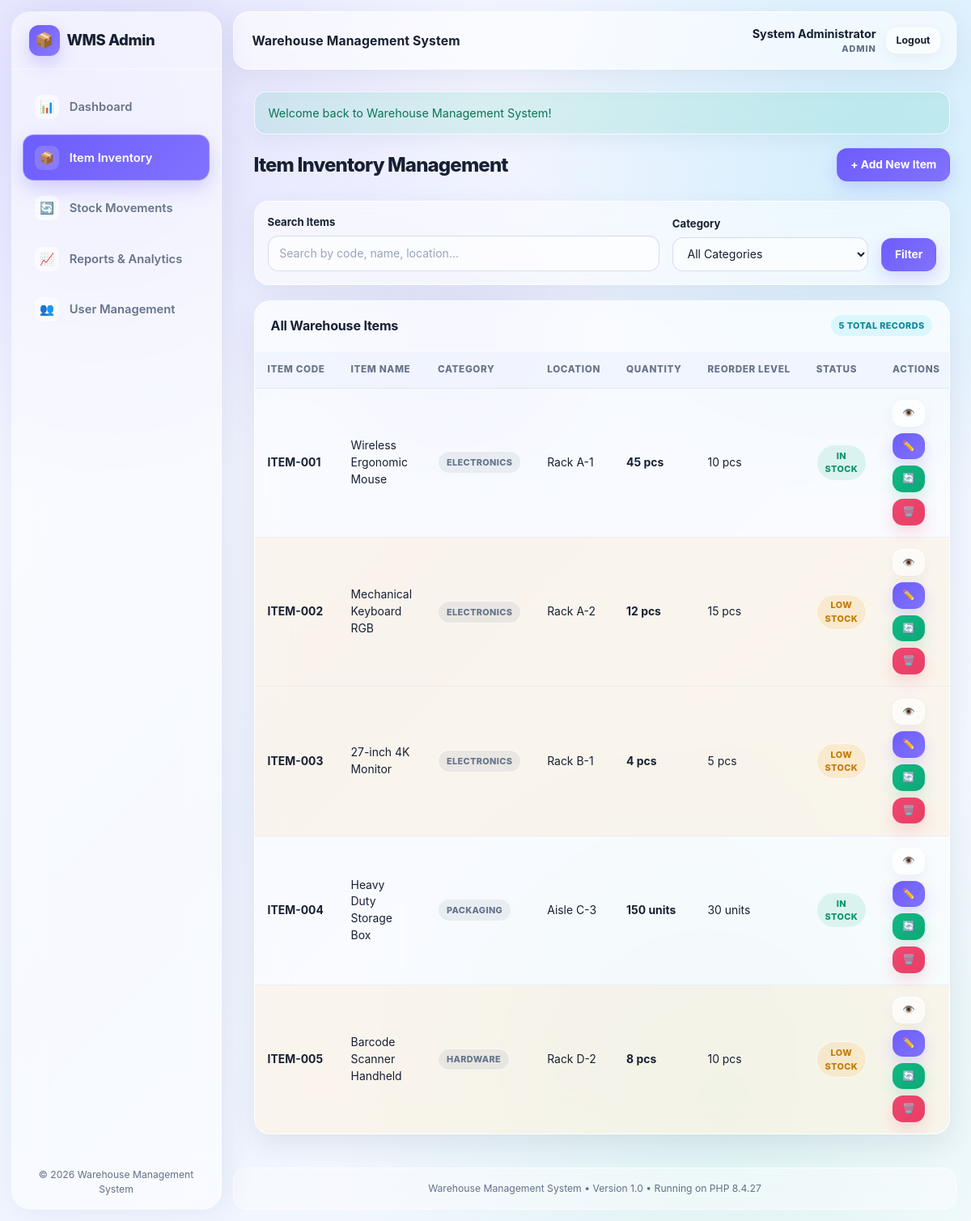
The page /admin/items.php (signed in) on the database its author committed.
### tables this page shows
CREATE TABLE IF NOT EXISTS `items` (
  `id` INT UNSIGNED AUTO_INCREMENT PRIMARY KEY,
  `item_code` VARCHAR(50) NOT NULL UNIQUE,
  `item_name` VARCHAR(150) NOT NULL,
  `category` VARCHAR(100) NOT NULL,
  `location` VARCHAR(100) NOT NULL,
  `quantity` INT NOT NULL DEFAULT 0,
  `unit` VARCHAR(20) NOT NULL DEFAULT 'pcs',
  `reorder_level` INT NOT NULL DEFAULT 5,
  `created_at` DATETIME NOT NULL DEFAULT CURRENT_TIMESTAMP,
  `updated_at` DATETIME NOT NULL DEFAULT CURRENT_TIMESTAMP ON UPDATE CURRENT_TIMESTAMP,
  CONSTRAINT `chk_quantity_nonnegative` CHECK (`quantity` >= 0),
  CONSTRAINT `chk_reorder_nonnegative` CHECK (`reorder_level` >= 0),
  INDEX `idx_item_code` (`item_code`),
  INDEX `idx_item_name` (`item_name`),
  INDEX `idx_category` (`category`),
  INDEX `idx_location` (`location`)
);

### includes/functions.php (called while the page is built, shortened)
<?php
function e(?string $value): string {
    return htmlspecialchars($value ?? '', ENT_QUOTES | ENT_SUBSTITUTE, 'UTF-8');
}
function url(string $path = ''): string {
    $cleanPath = '/' . ltrim($path, '/');
    return BASE_PATH . $cleanPath;
}
function format_number(int $number): string {
    return number_format($number);
}

### admin/items.php (the view, shortened to what this page needs)
<?php
$pdo = getDBConnection();
$action = $_GET['action'] ?? 'list';
$editItem = null;
$search = trim($_GET['search'] ?? '');
$sql = 'SELECT * FROM items WHERE 1=1';
$params = [];
$sql .= ' ORDER BY item_code ASC';
$stmt = $pdo->prepare($sql);
$stmt->execute($params);
$items = $stmt->fetchAll();
$categoriesStmt = $pdo->query('SELECT DISTINCT category FROM items ORDER BY category ASC');
$categories = $categoriesStmt->fetchAll(PDO::FETCH_COLUMN);
require_once __DIR__ . '/../includes/header.php';
?>
<div class="page-header">
    <h1 class="page-title">Item Inventory Management</h1>
    <?php if ($action !== 'add' && $action !== 'edit'): ?>
        <a href="<?= url('admin/items.php?action=add') ?>" class="btn btn-primary">+ Add New Item</a>
    <?php else: ?>
        <a href="<?= url('admin/items.php') ?>" class="btn btn-secondary">&larr; Back to Items List</a>
    <?php endif; ?>
</div>
<?php if ($action === 'add' || $action === 'edit'): ?>
    <div class="card">
        <div class="card-header">
            <h2 class="card-title"><?= $action === 'edit' ? 'Edit Item Details' : 'Create New Inventory Item' ?></h2>
        </div>
        <div class="card-body">
            <form action="<?= url('admin/items.php') ?>" method="POST">
                <?= csrf_field() ?>
                <?php if ($action === 'edit' && $editItem): ?>
                    <input type="hidden" name="action_edit" value="1">
                    <input type="hidden" name="item_id" value="<?= e((string)$editItem['id']) ?>">
                <?php else: ?>
                    <input type="hidden" name="action_add" value="1">
                <?php endif; ?>
                <div class="form-grid">
                    <div class="form-group">
                        <label for="item_code" class="form-label">Item Code <span class="text-danger">*</span></label>
                        <div style="display: flex; gap: 0.5rem;">
                            <input
                                type="text"
                                id="item_code"
                                name="item_code"
                                class="form-control"
                                value="<?= e($editItem ? $editItem['item_code'] : ($_POST['item_code'] ?? '')) ?>"
                                placeholder="e.g. ITEM-1001"
                                required
                            >
                            <?php if ($action === 'add'): ?>
                                <button type="button" class="btn btn-secondary btn-sm" id="js-generate-item-code" title="Auto Generate Code">
                                    Generate
                                </button>
                            <?php endif; ?>
                        </div>
                    </div>
                    <div class="form-group">
                        <label for="item_name" class="form-label">Item Name <span class="text-danger">*</span></label>
                        <input
                            type="text"
                            id="item_name"
                            name="item_name"
                            class="form-control"
                            value="<?= e($editItem ? $editItem['item_name'] : ($_POST['item_name'] ?? '')) ?>"
                            placeholder="e.g. Wireless Mouse"
                            required
                        >
                    </div>
                    <div class="form-group">
                        <label for="category" class="form-label">Category <span class="text-danger">*</span></label>
                        <input
                            type="text"
                            id="category"
                            name="category"
                            class="form-control"
                            value="<?= e($editItem ? $editItem['category'] : ($_POST['category'] ?? '')) ?>"
                            placeholder="e.g. Electronics, Hardware, Packaging"
                            list="category-suggestions"
                            required
                        >
                        <datalist id="category-suggestions">
                            <?php foreach ($categories as $cat): ?>
                                <option value="<?= e($cat) ?>">
                            <?php endforeach; ?>
                        </datalist>
                    </div>
                    <div class="form-group">
                        <label for="location" class="form-label">Storage Location <span class="text-danger">*</span></label>
                        <input
                            type="text"
                            id="location"
                            name="location"
                            class="form-control"
                            value="<?= e($editItem ? $editItem['location'] : ($_POST['location'] ?? '')) ?>"
                            placeholder="e.g. Shelf A-1, Bin 4"
                            required
                        >
                    </div>
                    <div class="form-group">
                        <label for="unit" class="form-label">Measurement Unit <span class="text-danger">*</span></label>
                        <input
                            type="text"
                            id="unit"
                            name="unit"
                            class="form-control"
                            value="<?= e($editItem ? $editItem['unit'] : ($_POST['unit'] ?? 'pcs')) ?>"
                            placeholder="pcs, boxes, kg, units"
                            required
                        >
                    </div>
                    <div class="form-group">
                        <label for="reorder_level" class="form-label">Reorder Alert Level <span class="text-danger">*</span></label>
                        <input
                            type="number"
                            id="reorder_level"
                            name="reorder_level"
                            class="form-control"
                            min="0"
                            value="<?= e((string)($editItem ? $editItem['reorder_level'] : ($_POST['reorder_level'] ?? 5))) ?>"
                            required
                        >
                    </div>
                    <?php if ($action === 'add'): ?>
                        <div class="form-group">
                            <label for="quantity" class="form-label">Initial Opening Stock Quantity</label>
                            <input
                                type="number"
                                id="quantity"
                                name="quantity"
                                class="form-control"
                                min="0"
                                value="<?= e((string)($_POST['quantity'] ?? 0)) ?>"
                            >
                        </div>
                    <?php else: ?>
                        <div class="form-group">
                            <label class="form-label">Current Quantity</label>
                            <input type="text" class="form-control" value="<?= e((string)$editItem['quantity']) ?> <?= e($editItem['unit']) ?>" disabled readonly>
                            <small class="text-muted" style="font-size: 0.75rem; color: var(--text-muted);">
                                Note: Use Stock Movements page to adjust inventory quantities safely.
                            </small>
                        </div>
                    <?php endif; ?>
                </div>
                <div style="margin-top: 1.5rem; display: flex; gap: 0.75rem;">
                    <button type="submit" class="btn btn-primary">
                        <?= $action === 'edit' ? 'Save Changes' : 'Create Item' ?>
                    </button>
                    <a href="<?= url('admin/items.php') ?>" class="btn btn-secondary">Cancel</a>
                </div>
            </form>
        </div>
    </div>
<?php else: ?>
    <form action="<?= url('admin/items.php') ?>" method="GET" class="filter-bar">
        <div class="form-group" style="flex: 2; margin-bottom: 0;">
            <label for="search" class="form-label">Search Items</label>
            <input
                type="text"
                id="search"
                name="search"
                class="form-control"
                placeholder="Search by code, name, location..."
                value="<?= e($search) ?>"
            >
        </div>
        <div class="form-group" style="flex: 1; margin-bottom: 0;">
            <label for="category" class="form-label">Category</label>
            <select name="category" id="category" class="form-control">
                <option value="">All Categories</option>
            </select>
        </div>
        <div style="display: flex; gap: 0.5rem; align-self: flex-end;">
            <button type="submit" class="btn btn-primary">Filter</button>
        </div>
    </form>
    <div class="card">
        <div class="card-header">
            <h2 class="card-title">All Warehouse Items</h2>
            <span class="badge badge-info"><?= count($items) ?> Total Records</span>
        </div>
        <div class="card-body" style="padding: 0;">
            <div class="table-responsive">
                <table class="table">
                    <thead>
                        <tr>
                            <th>Item Code</th>
                            <th>Item Name</th>
                            <th>Category</th>
                            <th>Location</th>
                            <th>Quantity</th>
                            <th>Reorder Level</th>
                            <th>Status</th>
                            <th>Actions</th>
                        </tr>
                    </thead>
                    <tbody>
                        <?php if (empty($items)): ?>
                            <tr>
                                <td colspan="8" style="text-align: center; padding: 2rem; color: var(--text-muted);">
                                    No items match your query.
                                </td>
                            </tr>
                        <?php else: ?>
                            <?php foreach ($items as $item):
                                $isLowStock = $item['quantity'] <= $item['reorder_level'];
                            ?>
                                <tr class="<?= $isLowStock ? 'table-row-warning' : '' ?>">
                                    <td><strong><?= e($item['item_code']) ?></strong></td>
                                    <td><?= e($item['item_name']) ?></td>
                                    <td><span class="badge badge-secondary"><?= e($item['category']) ?></span></td>
                                    <td><?= e($item['location']) ?></td>
                                    <td>
                                        <strong><?= format_number((int)$item['quantity']) ?> <?= e($item['unit']) ?></strong>
                                    </td>
                                    <td><?= format_number((int)$item['reorder_level']) ?> <?= e($item['unit']) ?></td>
                                    <td>
                                        <?php if ($item['quantity'] == 0): ?>
                                            <span class="badge badge-danger">Out of Stock</span>
                                        <?php elseif ($isLowStock): ?>
                                            <span class="badge badge-warning">Low Stock</span>
                                        <?php else: ?>
                                            <span class="badge badge-success">In Stock</span>
                                        <?php endif; ?>
                                    </td>
                                    <td>
                                        <div class="btn-group">
                                            <a href="<?= url('user/item-details.php?id=' . $item['id']) ?>" class="btn btn-secondary btn-sm" title="View Details">
                                                👁️
                                            </a>
                                            <a href="<?= url('admin/items.php?action=edit&id=' . $item['id']) ?>" class="btn btn-primary btn-sm" title="Edit Item">
                                                ✏️
                                            </a>
                                            <a href="<?= url('admin/movements.php?item_id=' . $item['id']) ?>" class="btn btn-success btn-sm" title="Stock Movement">
                                                🔄
                                            </a>
                                            <form action="<?= url('admin/items.php') ?>" method="POST" style="display: inline;">
                                                <button
                                                    type="submit"
                                                    class="btn btn-danger btn-sm js-confirm-delete"
                                                    data-name="<?= e($item['item_name']) ?>"
                                                    title="Delete Item"
                                                >
                                                    🗑️
                                                </button>
                                            </form>
                                        </div>
                                    </td>
                                </tr>
                            <?php endforeach; ?>
                        <?php endif; ?>
                    </tbody>
                </table>
            </div>
        </div>
    </div>
<?php endif; ?>
<?php require_once __DIR__ . '/../includes/footer.php'; ?>

### rows shown on the page
items: item_code "ITEM-001", item_name "Wireless Ergonomic Mouse", category "ELECTRONICS", location "Rack A-1", quantity "45", unit "pcs", reorder_level "10", shows "IN STOCK"
items: item_code "ITEM-002", item_name "Mechanical Keyboard RGB", category "ELECTRONICS", location "Rack A-2", quantity "12", unit "pcs", reorder_level "15", shows "LOW STOCK"
items: item_code "ITEM-003", item_name "27-inch 4K Monitor", category "ELECTRONICS", location "Rack B-1", quantity "4", unit "pcs", reorder_level "5", shows "LOW STOCK"
items: item_code "ITEM-004", item_name "Heavy Duty Storage Box", category "PACKAGING", location "Aisle C-3", quantity "150", unit "units", reorder_level "30", shows "IN STOCK"
items: item_code "ITEM-005", item_name "Barcode Scanner Handheld", category "HARDWARE", location "Rack D-2", quantity "8", unit "pcs", reorder_level "10", shows "LOW STOCK"

### other values the page prints
APP_NAME "Warehouse Management System"
$currentUser['full_name'] "System Administrator"
$currentUser['role'] "ADMIN"
$message = $msg['message'] "Welcome back to Warehouse Management System!"
count($items) "5"
PHP_VERSION "8.4.27"
